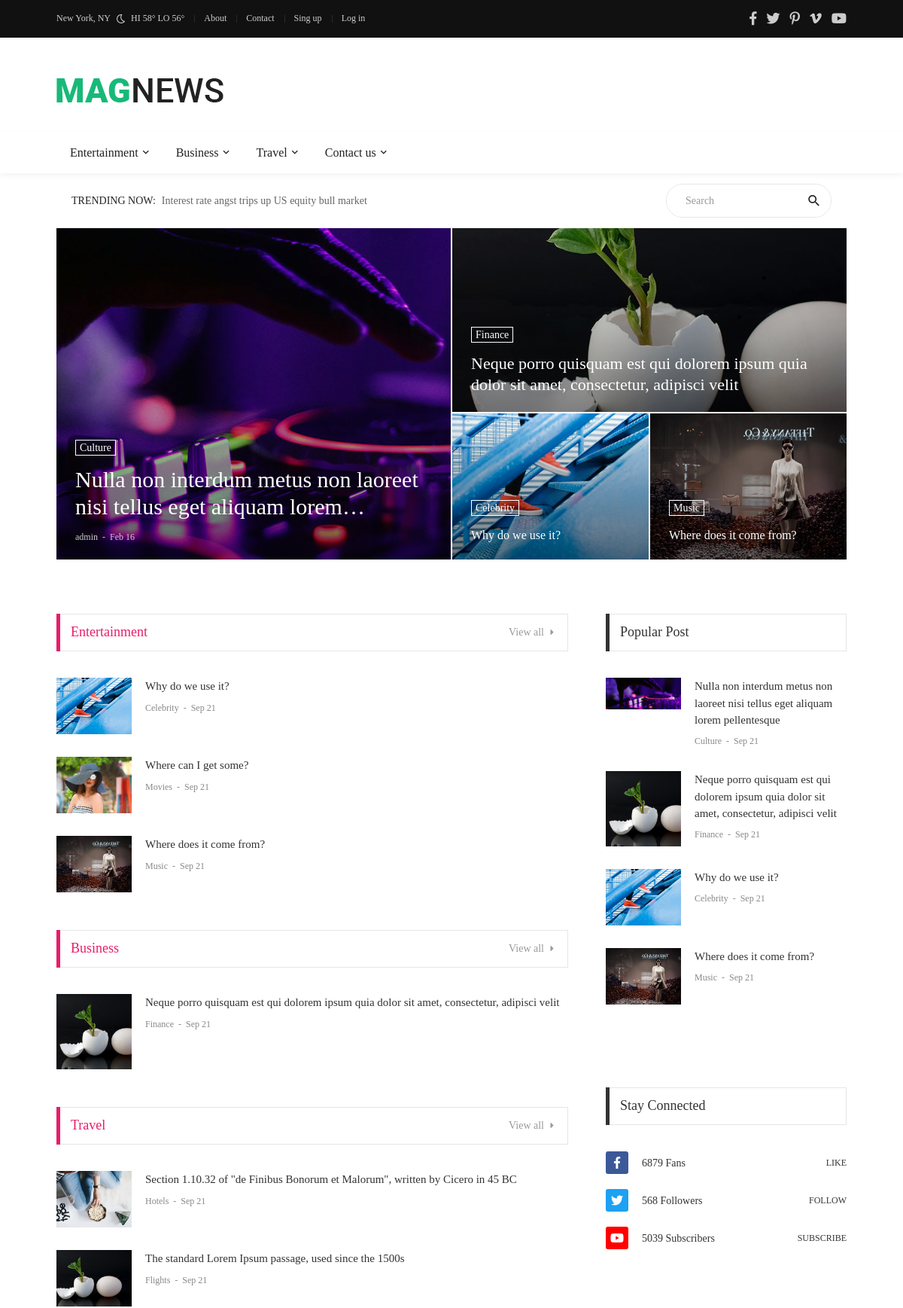
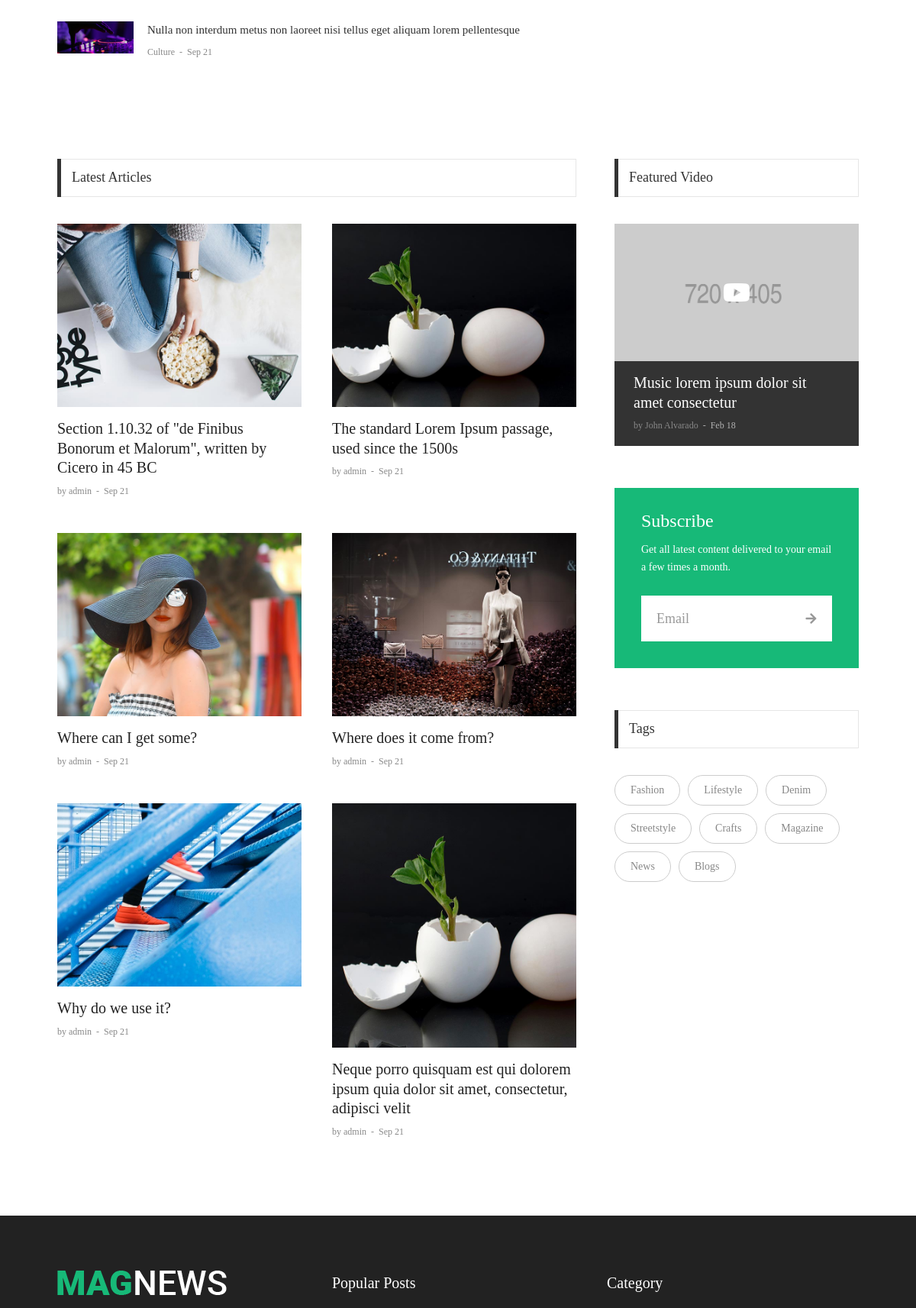
The app's page / (upper part), older data (2 pictures, top to bottom).
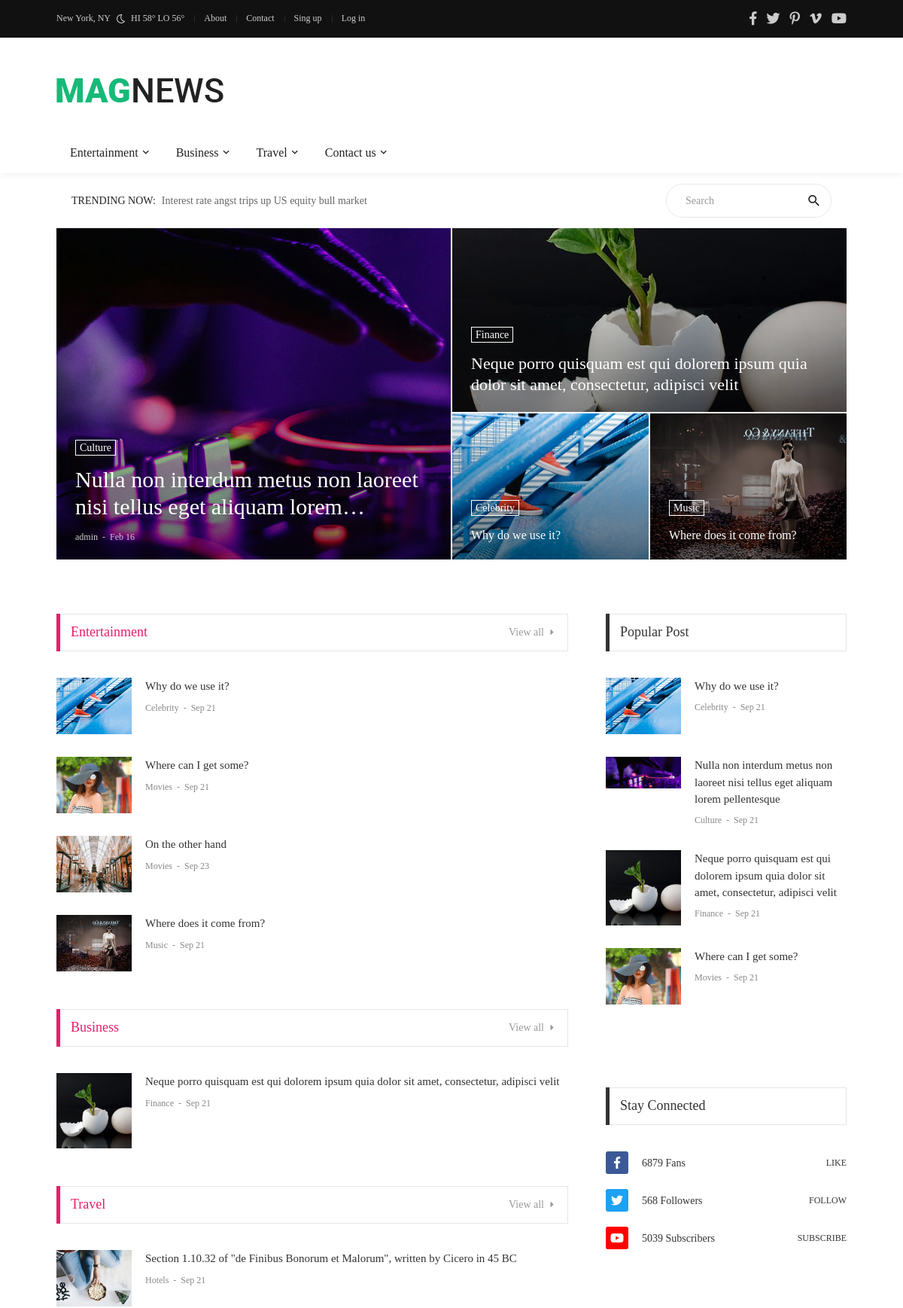
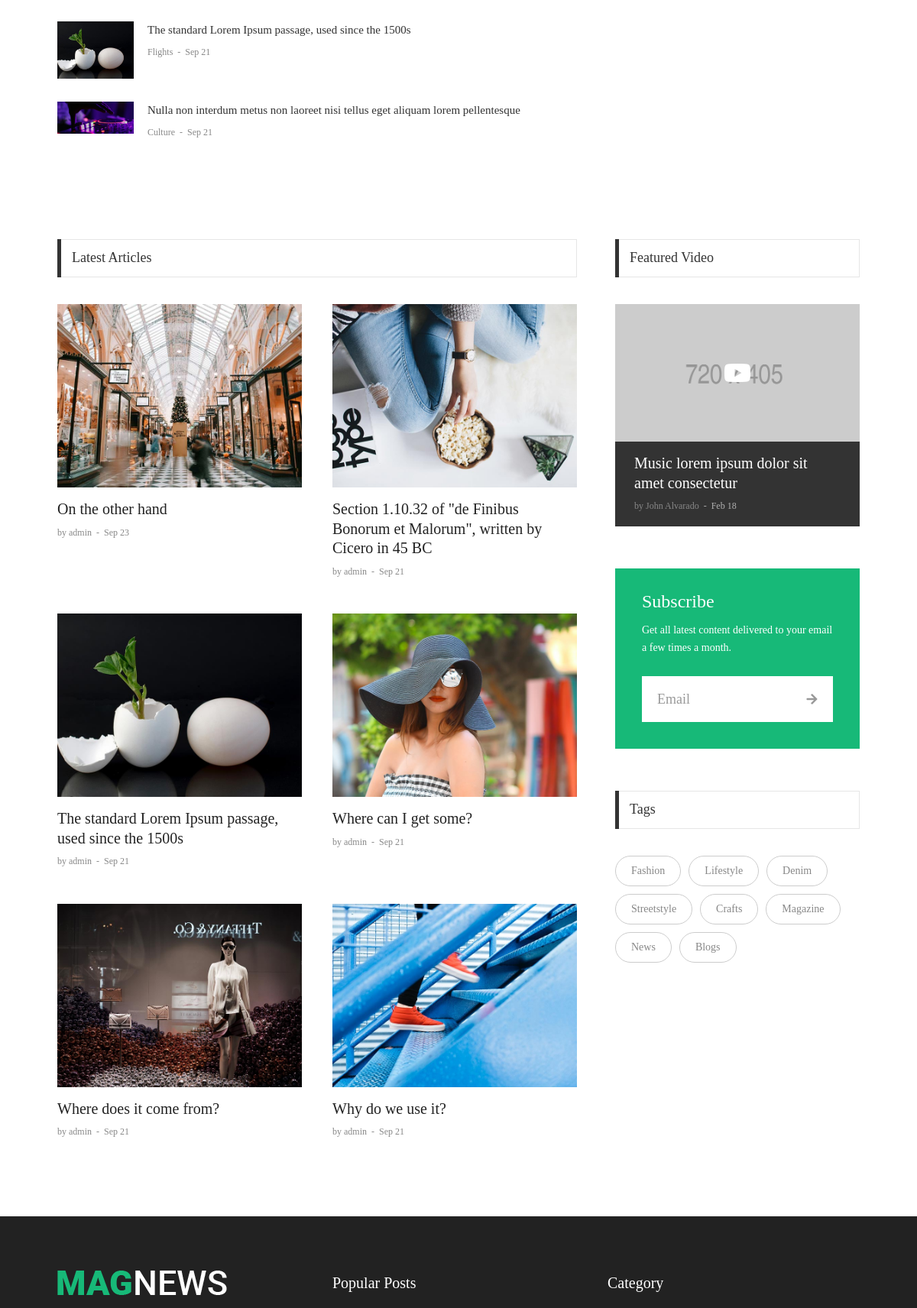
The same page, newer data (2 pictures, top to bottom).
### blog/models.py (models this page shows, shortened)
class CategoryParent(models.Model):
    title = models.CharField(max_length=100)

class Post(models.Model):
    user = models.ForeignKey(User, on_delete=models.CASCADE)
    category = models.ForeignKey(Category, on_delete=models.CASCADE)
    title = models.CharField(max_length=300)
    content = RichTextField()
    image = models.ImageField(upload_to='blog/images/', blank=True)
    created_at = models.DateTimeField(auto_now_add=True)
    updated_at = models.DateTimeField(auto_now=True)
    views = models.IntegerField(default=0)

class Category(models.Model):
    title = models.CharField(max_length=300)
    parent = models.ForeignKey(CategoryParent, on_delete=models.CASCADE, null=True)

class Tag(models.Model):
    name = models.CharField(max_length=300)
    posts = models.ManyToManyField(Post, null=True, blank=True)

### blog/views.py (the view)
# urls.py: path('', views.index, name='index'),
def index(request):
    feature_posts = Post.objects.all()[:4]
    posts = Post.objects.all()[:4]
    categories_parents = CategoryParent.objects.all()[:3]
    categories = list(chain(*[c.category_set.all() for c in categories_parents]))
    postsInCategories = list(chain(*[c.post_set.all() for c in categories]))
    latest_posts = Post.objects.all().order_by('-created_at')[:6]
    popular_posts = Post.objects.all().order_by('-views')[:4]
    context = {
        'feature_posts': feature_posts,
        'posts': posts,
        'postsInCategories': postsInCategories,
        'popular_posts': popular_posts,
        'categories_parents': categories_parents,
        'categories': categories,
        'latest_posts': latest_posts,
    }
    return render(request, 'blog/index.html', context=context)

### blog/context_processors.py (called while the page is built)
def categories_parents(request):
    categories = CategoryParent.objects.all()
    return {'categories_parents': categories}

def get_tags(request):
    tags = Tag.objects.all()
    return {'tags': tags}

def get_popular_posts(request):
    popular_posts = Post.objects.all().order_by('-views')[:4]
    return {'popular_posts': popular_posts}

### templates/blog/index.html (shortened to what the changed rows need)
{% extends '../base.html' %}
{% block content %}
    <section class="bg0">
        <div class="container">
            <div class="row m-rl--1">
                <div class="col-md-6 p-rl-1 p-b-2">
                    <div class="bg-img1 size-a-3 how1 pos-relative"
                         style="background-image: url({{ posts.0.image.url }});">
                        <a href="{% url 'post_detail' posts.0.id %}" class="dis-block how1-child1 trans-03"></a>
                        <div class="flex-col-e-s s-full p-rl-25 p-tb-20">
                            <a href="#"
                               class="dis-block how1-child2 f1-s-2 cl0 bo-all-1 bocl0 hov-btn1 trans-03 p-rl-5 p-t-2">
                                {{ posts.0.category.title|capfirst }}
                            </a>
                            <h3 class="how1-child2 m-t-14 m-b-10">
                                <a href="{% url 'post_detail' posts.0.id %}"
                                   class="how-txt1 size-a-6 f1-l-1 cl0 hov-cl10 trans-03">
                                    {{ posts.0.title }}
                                </a>
                            </h3>
                            <span class="how1-child2">
								<span class="f1-s-4 cl11">
									{{ posts.0.user.username }}
								</span>
								<span class="f1-s-3 cl11 m-rl-3">
									-
								</span>
								<span class="f1-s-3 cl11">
									Feb 16
								</span>
							</span>
                        </div>
                    </div>
                </div>
                <div class="col-md-6 p-rl-1">
                    <div class="row m-rl--1">
                        <div class="col-12 p-rl-1 p-b-2">
                            <div class="bg-img1 size-a-4 how1 pos-relative"
                                 style="background-image: url({{ posts.1.image.url }});">
                                <a href="{% url 'post_detail' posts.1.id %}" class="dis-block how1-child1 trans-03"></a>
                                <div class="flex-col-e-s s-full p-rl-25 p-tb-24">
                                    <a href="#"
                                       class="dis-block how1-child2 f1-s-2 cl0 bo-all-1 bocl0 hov-btn1 trans-03 p-rl-5 p-t-2">
                                        {{ posts.1.category.title|capfirst }}
                                    </a>
                                    <h3 class="how1-child2 m-t-14">
                                        <a href="{% url 'post_detail' posts.1.id %}"
                                           class="how-txt1 size-a-7 f1-l-2 cl0 hov-cl10 trans-03">
                                            {{ posts.1.title }}
                                        </a>
                                    </h3>
                                </div>
                            </div>
                        </div>
                        <div class="col-sm-6 p-rl-1 p-b-2">
                            <div class="bg-img1 size-a-5 how1 pos-relative"
                                 style="background-image: url({{ posts.2.image.url }});">
                                <a href="{% url 'post_detail' posts.2.id %}" class="dis-block how1-child1 trans-03"></a>
                                <div class="flex-col-e-s s-full p-rl-25 p-tb-20">
                                    <a href="#"
                                       class="dis-block how1-child2 f1-s-2 cl0 bo-all-1 bocl0 hov-btn1 trans-03 p-rl-5 p-t-2">
                                        {{ posts.2.category.title|capfirst }}
                                    </a>
                                    <h3 class="how1-child2 m-t-14">
                                        <a href="{% url 'post_detail' posts.2.id %}"
                                           class="how-txt1 size-h-1 f1-m-1 cl0 hov-cl10 trans-03">
                                            {{ posts.2.title }}
                                        </a>
                                    </h3>
                                </div>
                            </div>
                        </div>
                        <div class="col-sm-6 p-rl-1 p-b-2">
                            <div class="bg-img1 size-a-5 how1 pos-relative"
                                 style="background-image: url({{ posts.3.image.url }});">
                                <a href="{% url 'post_detail' posts.3.id %}" class="dis-block how1-child1 trans-03"></a>
                                <div class="flex-col-e-s s-full p-rl-25 p-tb-20">
                                    <a href="#"
                                       class="dis-block how1-child2 f1-s-2 cl0 bo-all-1 bocl0 hov-btn1 trans-03 p-rl-5 p-t-2">
                                        {{ posts.3.category.title|capfirst }}
                                    </a>
                                    <h3 class="how1-child2 m-t-14">
                                        <a href="{% url 'post_detail' posts.3.id %}"
                                           class="how-txt1 size-h-1 f1-m-1 cl0 hov-cl10 trans-03">
                                            {{ posts.3.title }}
                                        </a>
                                    </h3>
                                </div>
                            </div>
                        </div>
                    </div>
                </div>
            </div>
        </div>
    </section>
    <section class="bg0 p-t-70">
        <div class="container">
            <div class="row justify-content-center">
                <div class="col-md-10 col-lg-8">
                    <div class="p-b-20">
                        {% for cp in categories_parents %}
                            <div class="tab01 p-b-20">
                                <div class="tab01-head how2 how2-cl1 bocl12 flex-s-c m-r-10 m-r-0-sr991 d-flex justify-content-between">
                                    <h3 class="f1-m-2 cl12 tab01-title">
                                        {{ cp.title|capfirst }}
                                    </h3>
                                    <a href="{% url 'category_parent_detail' cp.id %}" class="tab01-link f1-s-1 cl9 hov-cl10 trans-03">
                                        View all
                                        <i class="fs-12 m-l-5 fa fa-caret-right"></i>
                                    </a>
                                </div>
                                <div class="tab-content p-t-35">
                                    <div class="tab-pane fade show active" id="tab1-1" role="tabpanel">
                                        <div class="row">
                                            <div class="col-sm-12 p-r-25 p-r-15-sr991">
                                                {% for p in postsInCategories %}
                                                    {% if p.category.parent.title == cp.title %}
                                                        <div class="flex-wr-sb-s m-b-30">
                                                            <a href="{% url 'post_detail' p.id %}"
                                                               class="size-w-1 wrap-pic-w hov1 trans-03">
                                                                <img src="{{ p.image.url }}" alt="IMG">
                                                            </a>
                                                            <div class="size-w-2">
                                                                <h5 class="p-b-5">
                                                                    <a href="{% url 'post_detail' p.id %}"
                                                                       class="f1-s-5 cl3 hov-cl10 trans-03">
                                                                        {{ p.title }}
                                                                    </a>
                                                                </h5>
                                                                <span class="cl8">
														<a href="#" class="f1-s-6 cl8 hov-cl10 trans-03">
															{{ p.category.title }}
														</a>
														<span class="f1-s-3 m-rl-3">
															-
														</span>
														<span class="f1-s-3">
															{{ p.created_at|date:"M d" }}
														</span>
													</span>
                                                            </div>
                                                        </div>
                                                    {% endif %}
                                                {% endfor %}
                                            </div>
                                        </div>
                                    </div>
                                </div>
                            </div>
                        {% endfor %}
                    </div>
                </div>
                <div class="col-md-10 col-lg-4">
                    <div class="p-l-10 p-rl-0-sr991 p-b-20">
                        {% include 'partial/popular-post.html' %}
                    </div>
                </div>
            </div>
        </div>
    </section>
    <section class="bg0 p-t-60 p-b-35">
        <div class="container">
            <div class="row justify-content-center">
                <div class="col-md-10 col-lg-8 p-b-20">
                    <div class="row p-t-35">
                        {% for p in latest_posts %}
                            <div class="col-sm-6 p-r-25 p-r-15-sr991">
                                <div class="m-b-45">
                                    <a href="blog-detail-01.html" class="wrap-pic-w hov1 trans-03">
                                        <img src="{{ p.image.url }}" alt="IMG">
                                    </a>
                                    <div class="p-t-16">
                                        <h5 class="p-b-5">
                                            <a href="blog-detail-01.html" class="f1-m-3 cl2 hov-cl10 trans-03">
                                                {{ p.title }}
                                            </a>
                                        </h5>
                                        <span class="cl8">
										<a href="#" class="f1-s-4 cl8 hov-cl10 trans-03">
											by {{ p.user.username }}
										</a>
										<span class="f1-s-3 m-rl-3">
											-
										</span>
										<span class="f1-s-3">
											{{ p.created_at|date:"M d" }}
										</span>
									</span>
                                    </div>
                                </div>
                            </div>
                        {% endfor %}
                    </div>
                </div>
                <div class="col-md-10 col-lg-4">
                    <div class="p-l-10 p-rl-0-sr991 p-b-20">
                        {% include 'partial/tag.html' %}
                    </div>
                </div>
            </div>
        </div>
    </section>
{% endblock %}

### templates/partial/header.html (shortened to what the changed rows need)
{% load static %}
<head>
    <link rel="stylesheet" type="text/css" href="{% static 'vendor/bootstrap/css/bootstrap.min.css' %}">
    <link rel="stylesheet" type="text/css" href="{% static 'fonts/fontawesome-5.0.8/css/fontawesome-all.min.css' %}">
    <link rel="stylesheet" type="text/css" href="{% static 'fonts/iconic/css/material-design-iconic-font.min.css' %}">
    <link rel="stylesheet" type="text/css" href="{% static 'vendor/animate/animate.css' %}">
    <link rel="stylesheet" type="text/css" href="{% static 'vendor/css-hamburgers/hamburgers.min.css' %}">
    <link rel="stylesheet" type="text/css" href="{% static 'vendor/animsition/css/animsition.min.css' %}">
    <link rel="stylesheet" type="text/css" href="{% static 'css/util.min.css' %}">
    <link rel="stylesheet" type="text/css" href="{% static 'css/main.css' %}">
</head>
<header>
    <div class="container-menu-desktop">
        <div class="wrap-main-nav">
            <div class="main-nav">
                <nav class="menu-desktop">
                    <ul class="main-menu">
                        {% for cate_parent in categories_parents %}
                            <li class="mega-menu-item">
                                <a href="">{{ cate_parent.title }}</a>
                            </li>
                        {% endfor %}
                    </ul>
                </nav>
            </div>
        </div>
    </div>
</header>

### templates/partial/popular-post.html
<div class="p-b-30">
    <div class="how2 how2-cl4 flex-s-c">
        <h3 class="f1-m-2 cl3 tab01-title">
            Popular Post
        </h3>
    </div>
    <ul class="p-t-35">
        {% for p in popular_posts %}
            <li class="flex-wr-sb-s p-b-30">
                <a href="#" class="size-w-10 wrap-pic-w hov1 trans-03">
                    <img src="{{ p.image.url }}" alt="IMG">
                </a>
                <div class="size-w-11">
                    <h6 class="p-b-4">
                        <a href="{% url 'post_detail' p.id %}" class="f1-s-5 cl3 hov-cl10 trans-03">
                            {{ p.title }}
                        </a>
                    </h6>
                    <span class="cl8 txt-center p-b-24">
											<a href="#" class="f1-s-6 cl8 hov-cl10 trans-03">
												{{ p.category.title }}
											</a>
											<span class="f1-s-3 m-rl-3">
												-
											</span>
											<span class="f1-s-3">
												{{ p.created_at|date:"M d" }}
											</span>
										</span>
                </div>
            </li>
        {% endfor %}
    </ul>
</div>

### templates/partial/tag.html
<div>
    <div class="how2 how2-cl4 flex-s-c m-b-30">
        <h3 class="f1-m-2 cl3 tab01-title">
            Tags
        </h3>
    </div>
    <div class="flex-wr-s-s m-rl--5">
        {% for tag in tags %}
        <a href="#" class="flex-c-c size-h-2 bo-1-rad-20 bocl12 f1-s-1 cl8 hov-btn2 trans-03 p-rl-20 p-tb-5 m-all-5">
            {{ tag.name|capfirst }}
        </a>
        {% endfor %}
    </div>
</div>

Row changes from the older to the newer data that the page shows:
no longer on one of the page's lists (row edited): Post: title "Neque porro quisquam est qui dolorem ipsum quia dolor sit amet, consectetur, adipisci velit", user.username "admin", created_at "Sep 21"
no longer on one of the page's lists (row unchanged): Post: title "Where does it come from?", category "Music", created_at "Sep 21"
changed Post "Why do we use it?": moves up the list
now on one of the page's lists (row edited): Post: title "Where can I get some?", category "Movies", created_at "Sep 21"
added Post: image (picture), title "On the other hand", category "Movies", created_at "Sep 23", user.username "admin"
